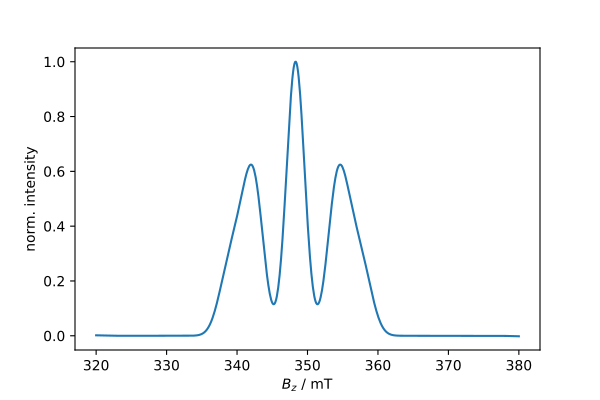

Here is the Python script that generated this plot:
import teacups.classes as cl
import matplotlib.pyplot as plt
import numpy as np
import teacups.simulations as sim


# initialize classes with default parameters
sys = cl.Sys()
exp = cl.Exp()
opt = cl.SimOpt()

# set up spin system parameters
sys.g = [2, 2, 2]
sys.width_gauss = 3

sys.A1 = [150, 150, 300]
sys.I1 = 1
sys.n1 = 1
sys.A1_frame = [0, 1, 0]

# alternative hyperfine input (2x I=1/2)
# sys.A = [[[250, 250, 250], [250, 250, 250]]]
# sys.I = [[1/2, 1/2]]

sys.spin_system = 'doub'
sys.precursor = 'eigen'
sys.population = [0, 1]

# set up experimental parameters
exp.B_z = np.linspace(320, 380, 600)
exp.t_scale = [0, 2e-6]
exp.t_points = 2

# set up simulation option parameters
opt.grid_points = 20

# do simulation
spec = sim.teacups(sys, exp, opt)
spec = spec[1].real/max(abs(spec[1].real))

# %%
# plot result
plt.figure()
plt.plot(exp.B_z, spec)
plt.xlabel("$B_z$ / mT")
plt.ylabel("norm. intensity")

# plt.savefig("doublet_with_hyperfines.pdf")
